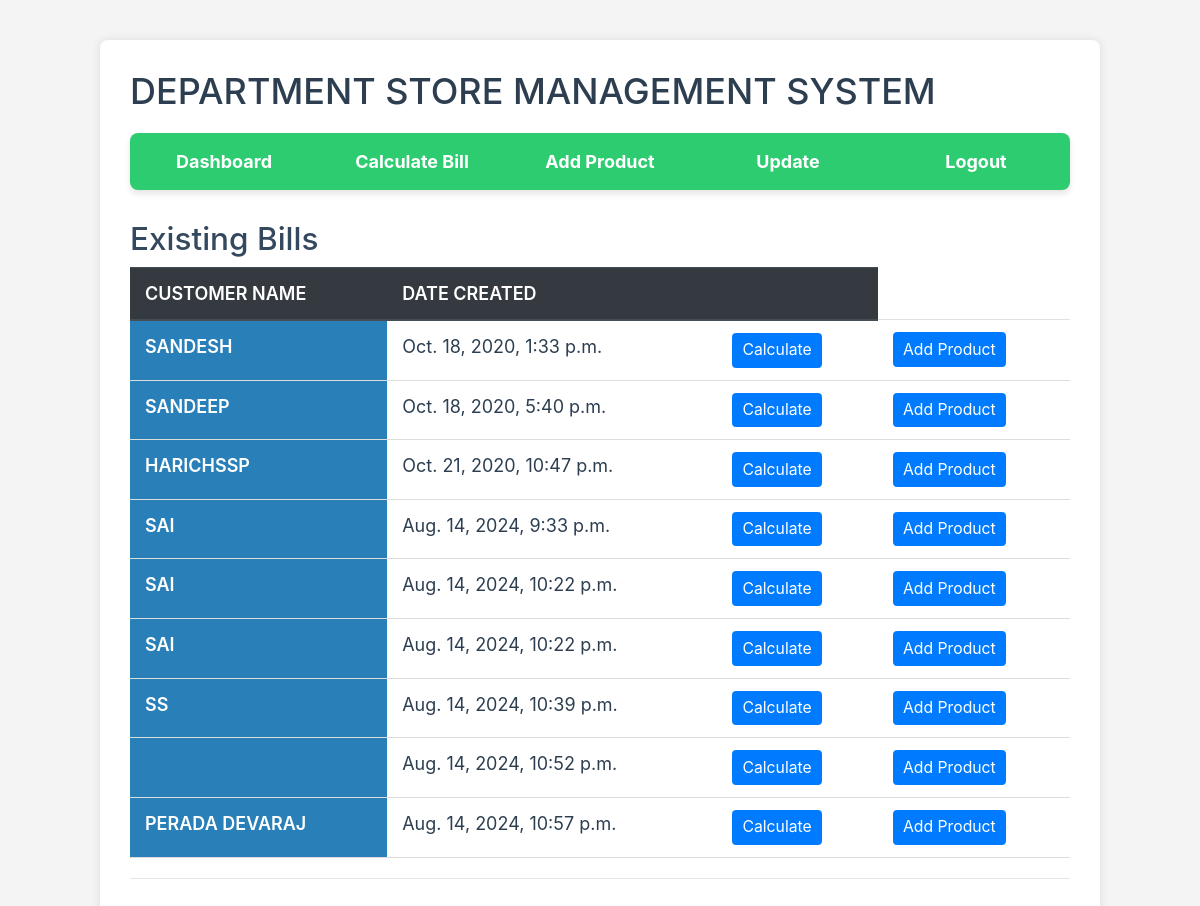
The app's page /existing-bills/ (signed in) with its own data.
### store/models.py (models this page shows, shortened)
class Bill(models.Model):
    customer_name = models.CharField(max_length=255)
    date_created = models.DateTimeField(auto_now=True, blank=True)

### store/views.py (the view)
# urls.py: path('existing-bills/', views.existing_bills, name="existing-bills"),
@login_required(login_url="/account/login")
def existing_bills(request):
    allBills = Bill.objects.all()
    context = {'bills':allBills}
    return render(request, 'existing-bill.html', context)

### templates/existing-bill.html
{% extends 'base.html' %}
{% block content %}
<div class="content">
  <h3>Existing Bills</h3>
  <table class="table">
    <thead class="thead-dark">
      <tr>
        <th scope="col">Customer Name</th>
        <th scope="col">Date Created</th>
        <th scope="col"></th>
      </tr>
    </thead>
    <tbody>
        {% for bill in bills%}
      <tr>
        <th scope="row">{{bill.customer_name}}</th>
        <td>{{bill.date_created}}</td>
        <td><a class="btn btn-primary btn-sm" href="/final-bill/{{bill.id}}">Calculate</a></td>
        <td><a class="btn btn-primary btn-sm" href="/add-product-to-bill">Add Product</a></td>
      </tr>
      {% endfor %}
    </tbody>
  </table>
  <hr>
</div>
{% endblock %}

### templates/base.html (shortened to what this page needs)
<!DOCTYPE html>
{% load static %}
<html lang="en">
<head>
    <link rel="stylesheet" href="https://stackpath.bootstrapcdn.com/bootstrap/4.5.2/css/bootstrap.min.css">
    <link rel="stylesheet" href="{% static "css/index.css" %}">
</head>
<body>
    <div class="main-container">
        <div class="header">
            <h1>Department Store Management System</h1>
        </div>
        <nav>
            <ul>
                <li><a href="/">Dashboard</a></li>
                <li><a href="/billing">Calculate Bill</a></li>
                <li><a href="/add-product">Add Product</a></li>
                <li><a href="/update-product">Update</a></li>
                <li><a href="/account/login">Logout</a></li>
            </ul>
        </nav>
        <div class="content-container">
            {% block content %} {% endblock %}
        </div>
    </div>
</body>
</html>

### static/css/index.css (style rules this page uses)
* { margin: 0; padding: 0; box-sizing: border-box; }
html { font-family: 'Lato', sans-serif; font-weight: 300; font-size: 18px; text-rendering: optimizeLegibility; overflow-x: hidden; }
body { background: #f4f4f4; background-repeat: no-repeat; background-attachment: fixed; background-position: center; }
.main-container { background: #fff; width: 85%; max-width: 1000px; padding: 30px; margin: 40px auto; box-shadow: 0 0 10px rgba(0, 0, 0, 0.1); border-radius: 8px; }
.header h1 { text-transform: uppercase; color: #2c3e50; margin-bottom: 20px; font-size: 2rem; }
nav { background-color: #2ecc71; border-radius: 8px; margin-bottom: 30px; box-shadow: 0 4px 6px rgba(0, 0, 0, 0.1); }
nav ul { list-style: none; display: flex; justify-content: space-between; }
nav ul li { text-align: center; padding: 15px 20px; flex: 1; }
nav ul li a { color: #ffffff; font-weight: bold; text-decoration: none; }
.content { margin: 30px 0; color: #34495e; }
.table { width: 100%; border-collapse: collapse; margin-bottom: 20px; }
.table th, .table td { padding: 12px 15px; border-bottom: 1px solid #ddd; text-align: left; color: #2c3e50; }
.table th { background-color: #2980b9; color: #ffffff; text-transform: uppercase; font-weight: 600; }

### records on screen
Bill: customer_name "SANDESH", date_created "Oct. 18, 2020, 1:33 p.m."
Bill: customer_name "SANDEEP", date_created "Oct. 18, 2020, 5:40 p.m."
Bill: customer_name "HARICHSSP", date_created "Oct. 21, 2020, 10:47 p.m."
Bill: customer_name "SAI", date_created "Aug. 14, 2024, 9:33 p.m."
Bill: customer_name "SAI", date_created "Aug. 14, 2024, 10:22 p.m."
Bill: customer_name "SAI", date_created "Aug. 14, 2024, 10:22 p.m."
Bill: customer_name "SS", date_created "Aug. 14, 2024, 10:39 p.m."
Bill: date_created "Aug. 14, 2024, 10:52 p.m."
Bill: customer_name "PERADA DEVARAJ", date_created "Aug. 14, 2024, 10:57 p.m."
